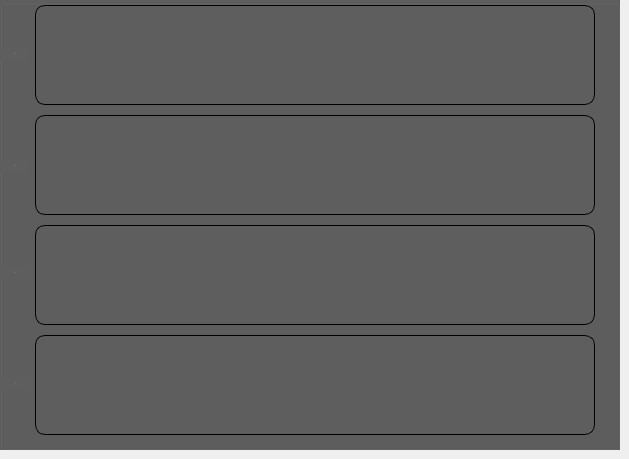
        <widget class="QWidget" name="widget_7">
         <widget class="QGroupBox" name="groupBox_12">
          <property name="geometry">
           <rect>
            <x>0</x>
            <y>0</y>
            <width>620</width>
            <height>450</height>
           </rect>
          </property>
          <property name="styleSheet">
           <string notr="true">background-color: rgb(94, 94, 94);</string>
          </property>
          <property name="title">
           <string/>
          </property>
          <widget class="QLabel" name="label_87">
           <property name="geometry">
            <rect>
             <x>0</x>
             <y>48</y>
             <width>30</width>
             <height>12</height>
            </rect>
           </property>
           <property name="font">
            <font>
             <family>Roboto</family>
             <pointsize>-1</pointsize>
             <italic>false</italic>
             <bold>false</bold>
            </font>
           </property>
           <property name="styleSheet">
            <string notr="true">background-color: rgb(94, 94, 94);
color: rgb(194, 194, 194);
border: 0px;
text-align: center;
font: 12px 'Roboto';</string>
           </property>
           <property name="text">
            <string>a*</string>
           </property>
           <property name="alignment">
            <set>Qt::AlignCenter</set>
           </property>
          </widget>
          <widget class="QLabel" name="label_84">
           <property name="geometry">
            <rect>
             <x>0</x>
             <y>160</y>
             <width>30</width>
             <height>12</height>
            </rect>
           </property>
           <property name="font">
            <font>
             <family>Roboto</family>
             <pointsize>-1</pointsize>
             <italic>false</italic>
             <bold>false</bold>
            </font>
           </property>
           <property name="styleSheet">
            <string notr="true">background-color: rgb(94, 94, 94);
color: rgb(194, 194, 194);
border: 0px;
text-align: left;
font: 12px 'Roboto';</string>
           </property>
           <property name="text">
            <string>b*</string>
           </property>
           <property name="alignment">
            <set>Qt::AlignCenter</set>
           </property>
          </widget>
          <widget class="QLabel" name="label_85">
           <property name="geometry">
            <rect>
             <x>0</x>
             <y>267</y>
             <width>30</width>
             <height>12</height>
            </rect>
           </property>
           <property name="font">
            <font>
             <family>Roboto</family>
             <pointsize>-1</pointsize>
             <italic>false</italic>
             <bold>false</bold>
            </font>
           </property>
           <property name="styleSheet">
            <string notr="true">background-color: rgb(94, 94, 94);
color: rgb(194, 194, 194);
border: 0px;
text-align: left;
font: 12px 'Roboto';</string>
           </property>
           <property name="text">
            <string>c*</string>
           </property>
           <property name="alignment">
            <set>Qt::AlignCenter</set>
           </property>
          </widget>
          <widget class="QLabel" name="label_86">
           <property name="geometry">
            <rect>
             <x>0</x>
             <y>377</y>
             <width>30</width>
             <height>12</height>
            </rect>
           </property>
           <property name="font">
            <font>
             <family>Roboto</family>
             <pointsize>-1</pointsize>
             <italic>false</italic>
             <bold>false</bold>
            </font>
           </property>
           <property name="styleSheet">
            <string notr="true">background-color: rgb(94, 94, 94);
color: rgb(194, 194, 194);
border: 0px;
text-align: left;
font: 12px 'Roboto';</string>
           </property>
           <property name="text">
            <string>d*</string>
           </property>
           <property name="alignment">
            <set>Qt::AlignCenter</set>
           </property>
          </widget>
          <widget class="QChartView" name="chartView_8">
           <property name="geometry">
            <rect>
             <x>35</x>
             <y>5</y>
             <width>560</width>
             <height>100</height>
            </rect>
           </property>
           <property name="styleSheet">
            <string notr="true">border: 1px solid black;
border-radius: 10px;
background-color: rgb(94, 94, 94);</string>
           </property>
          </widget>
          <widget class="QChartView" name="chartView_5">
           <property name="geometry">
            <rect>
             <x>35</x>
             <y>115</y>
             <width>560</width>
             <height>100</height>
            </rect>
           </property>
           <property name="styleSheet">
            <string notr="true">border: 1px solid black;
border-radius: 10px;
background-color: rgb(94, 94, 94);</string>
           </property>
          </widget>
          <widget class="QChartView" name="chartView_6">
           <property name="geometry">
            <rect>
             <x>35</x>
             <y>225</y>
             <width>560</width>
             <height>100</height>
            </rect>
           </property>
           <property name="styleSheet">
            <string notr="true">border: 1px solid black;
border-radius: 10px;
background-color: rgb(94, 94, 94);</string>
           </property>
          </widget>
          <widget class="QChartView" name="chartView_7">
           <property name="geometry">
            <rect>
             <x>35</x>
             <y>335</y>
             <width>560</width>
             <height>100</height>
            </rect>
           </property>
           <property name="styleSheet">
            <string notr="true">border: 1px solid black;
border-radius: 10px;
background-color: rgb(94, 94, 94);</string>
           </property>
          </widget>
         </widget>
        </widget>
